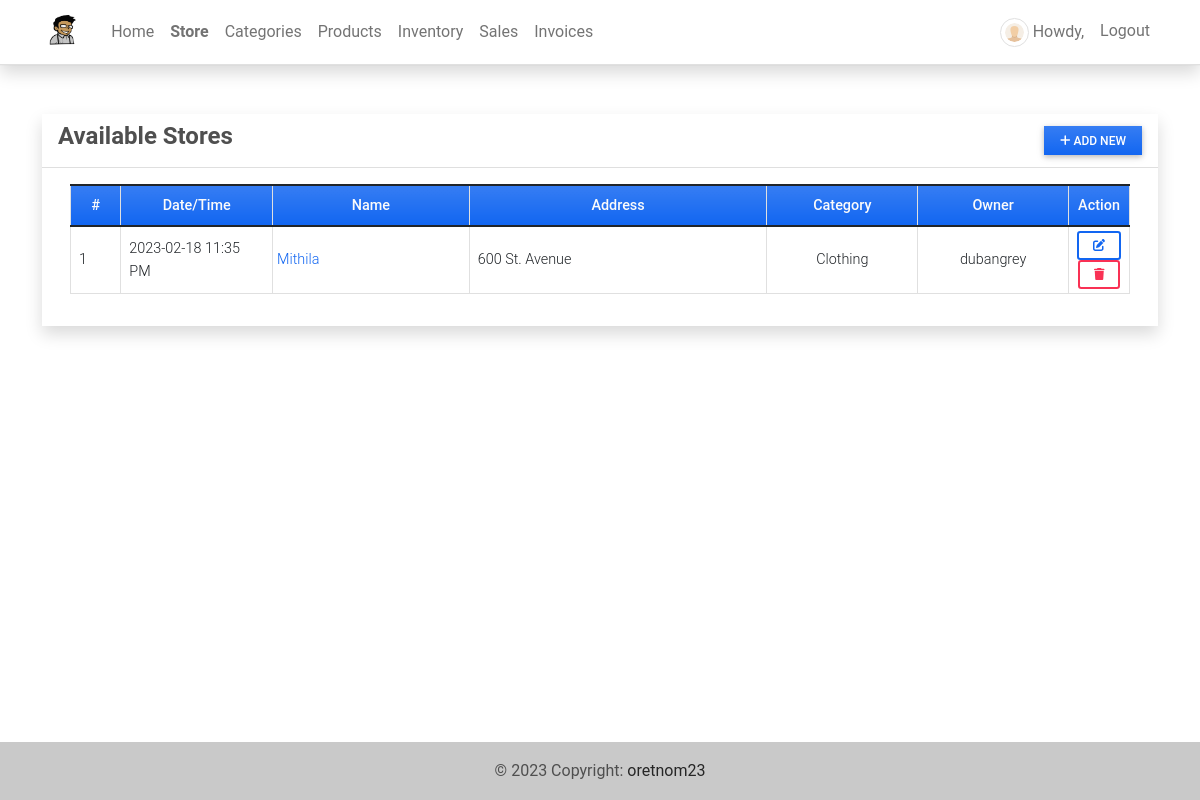
The page /store (signed in) on the database as committed earlier.
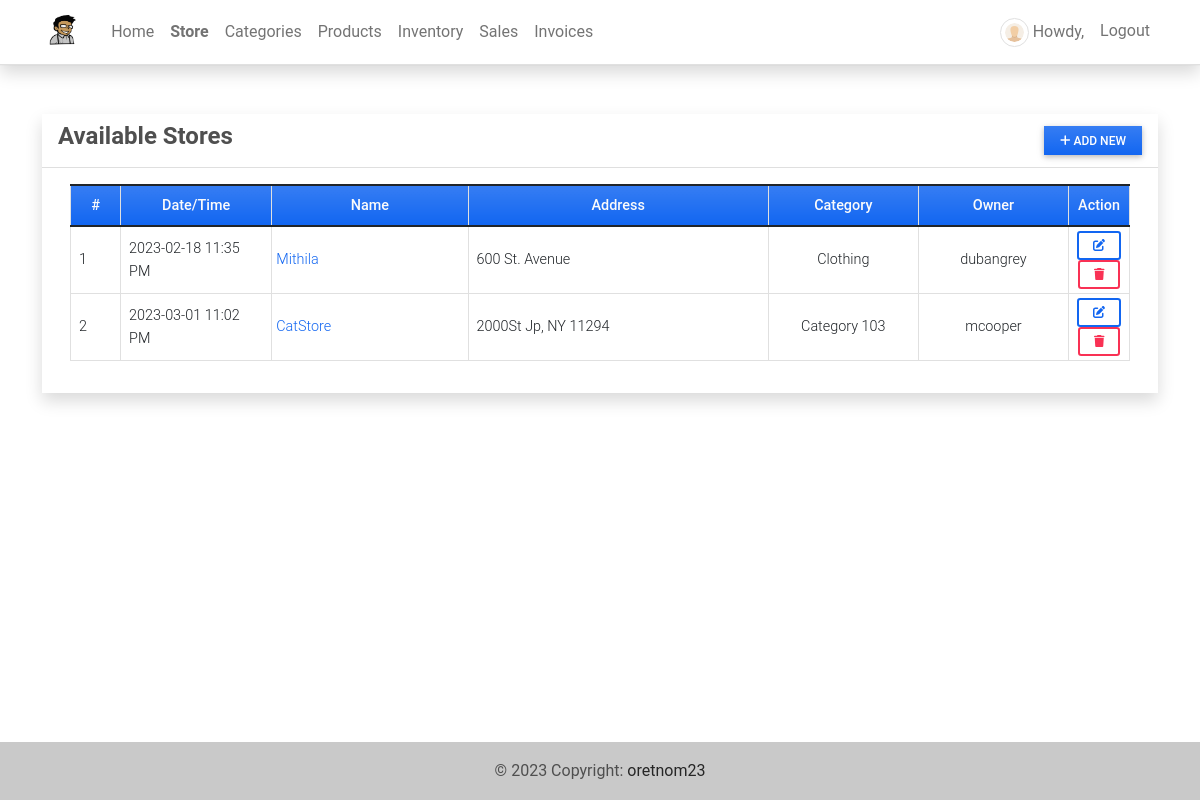
The same page on the database as committed later.
### imsApp/models.py (models this page shows, shortened)
class Store(models.Model):
    name = models.CharField(max_length=250)
    address = models.TextField()
    category = models.ForeignKey(Category, on_delete=models.CASCADE)
    products = models.ManyToManyField(Product, through='StoreProduct')
    date_created = models.DateTimeField(default=timezone.now)
    date_updated = models.DateTimeField(auto_now=True)
    owner = models.ForeignKey(User, default=1,on_delete=models.CASCADE ,blank=True, null=True)
    class Meta:
        unique_together= ['owner']

class Category(models.Model):
    name = models.CharField(max_length=250)
    description = models.TextField()
    status = models.CharField(max_length=2, choices=(('1','Active'),('2','Inactive')), default=1)
    date_created = models.DateTimeField(default=timezone.now)
    date_updated = models.DateTimeField(auto_now=True)
    def __str__(self):
        return self.name

### imsApp/auth.py (the view)
    def wrapper_function(request,*args,**kwargs):
        if request.user.is_superuser:
            return view_function(request,*args,**kwargs)
        else:
            return redirect('home-page')

### imsApp/auth.py (called while the page is built)
def admin_only(view_function):
    def wrapper_function(request,*args,**kwargs):
        if request.user.is_superuser:
            return view_function(request,*args,**kwargs)
        else:
            return redirect('home-page')
    return wrapper_function

### imsApp/views.py (called while the page is built)
@admin_only
@login_required
def store_mgt(request):
    context['page_title'] = "Store"
    stores = Store.objects.all()
    context['stores'] = stores
    return render(request, 'store_mgt.html', context)

### imsApp/templates/store_mgt.html (shortened to what this page needs)
{% extends 'base.html' %} {% block pageContent %}
<div class="col-lg-12 col-md-12 col-sm-12 col-xs-12">
    <div class="card card-default rounded-0 shadow ">
        <div class="card-header">
            <div class="d-flex w-100 align-items-center justify-content-between">
                <h4 class="card-title fw-bold">Available Stores</h4>
                <div class="tools">
                    <button type="button" class="btn btn-primary rounded-0 bg-gradient btn-sm" id='add_new'><i class="fa fa-plus"></i> Add New</button>
                </div>
            </div>
        </div>
        <div class="card-body">
            <div class="container-fluid">
                <table class="table table-bordered" id="category-list">
                    <colgroup>
                        <col width="5%">
                        <col width="15%">
                        <col width="20%">
                        <col width="30%">
                        <col width="15%">
                        <col width="15%">
                    </colgroup>
                    <thead>
                        <tr class="bg-gradient bg-primary bg-opacity-50 text-light">
                            <th class="px-2 py-2 text-center">#</th>
                            <th class="px-2 py-2 text-center">Date/Time</th>
                            <th class="px-2 py-2 text-center">Name</th>
                            <th class="px-2 py-2 text-center">Address</th>
                            <th class="px-2 py-2 text-center">Category</th>
                            <th class="px-2 py-2 text-center">Owner</th>
                            <th class="px-2 py-2 text-center">Action</th>
                        </tr>
                    </thead>
                    <tbody>
                        {% for store in stores %}
                        <tr>
                            <td class="px-2 py-1 align-middle">{{ forloop.counter }}</td>
                            <td class="px-2 py-1 align-middle">{{ store.date_created|date:"Y-m-d h:i A" }}</td>
                            <td class="px-1 py-1 align-middle"><a href="{% url 'store-detail' store.id %}">{{ store.name }}</a></td>
                            <td class="px-2 py-1 align-middle">
                                <p class="m-0 text-truncate">{{ store.address }}</p>
                            </td>
                            <td class="px-1 py-1 align-middle text-center">
                                {{ store.category }}
                            </td>
                            <td class="px-1 py-1 align-middle text-center">
                                {{ store.owner }}
                            </td>
                            <td class="px-2 py-1 align-middle text-center">
                                <a class="btn btn-outline-primary btn-sm edit-data" href="javascript:void(0)" data-id="{{ store.pk }}" title="Edit">
                                    <i class="fa fa-edit"></i>
                                </a>
                                <button class="btn btn-outline-danger btn-sm delete-data" type="button" data-id="{{ store.pk }}" title="Delete">
                                    <i class="fa fa-trash"></i>
                                </button>
                            </td>
                        </tr>
                        {% endfor %}
                    </tbody>
                </table>
            </div>
        </div>
    </div>
</div>
{% endblock pageContent %}

Rows that differ between the two databases and show on the page:
added Store: date_created "2023-03-01 11:02 PM", name "CatStore", address "2000St Jp, NY 11294", category "Category 103", owner "mcooper"
